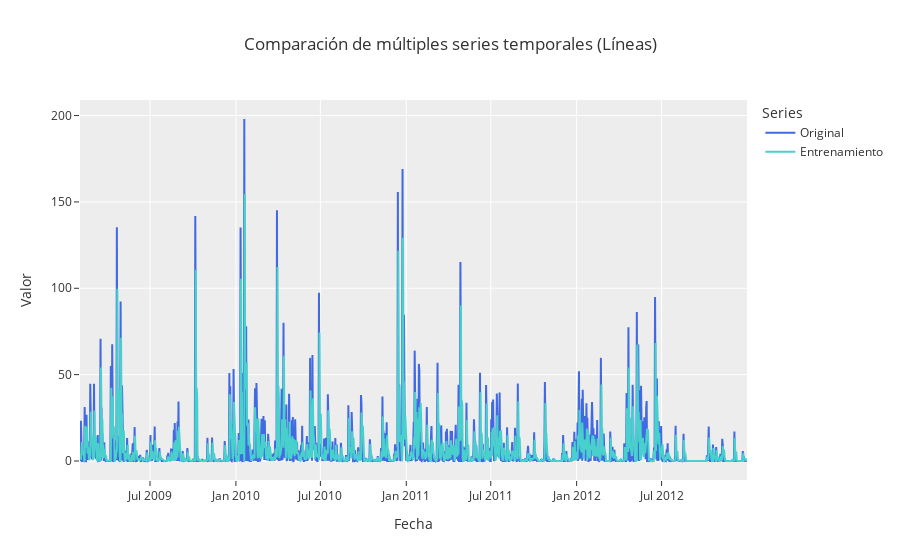

Here is the notebook cell this chart was saved with:
### Code cell
import matplotlib.pyplot as plt
from statsmodels.tsa.arima.model import ARIMA

# Parámetros ARIMA
p = 3
d = 1
q = 1

# Ajustar modelo ARIMA
model = ARIMA(diferenciada['value'], order=(p, d, q))
result = model.fit()

# Graficar diagnóstico
result.plot_diagnostics(figsize=(10, 8))
plt.show()

# Realizar predicciones dentro de la muestra (in-sample)
predictions = result.predict(start=d, end=len(diferenciada['value']) - 1)

# Graficar los datos originales y las predicciones
fig, ax = plt.subplots(figsize=(10, 6))
pred_fig = multi_line(Original=diario['value'],Entrenamiento= abs(predictions))

pred_fig.show()

# Resumen del modelo
print(result.summary())

### Figure 1 — Plotly figure (JSON) as saved in the notebook; plotly's stock layout.template omitted (floating-point values rounded to 4 significant figures; data arrays with more than 128 entries replaced by an {"elided": "..."} marker saying what was removed)
{"data": [{"line": {"color": "royalblue"}, "mode": "lines", "name": "Original", "type": "scatter", "x": {"elided": "1430 str values"}, "y": {"elided": "1430 float values"}}, {"line": {"color": "mediumturquoise"}, "mode": "lines", "name": "Entrenamiento", "type": "scatter", "x": {"elided": "1428 str values"}, "y": {"elided": "1428 float values"}}], "layout": {"legend": {"title": {"text": "Series"}}, "title": {"text": "Comparación de múltiples series temporales (Líneas)"}, "xaxis": {"title": {"text": "Fecha"}}, "yaxis": {"title": {"text": "Valor"}}}}
